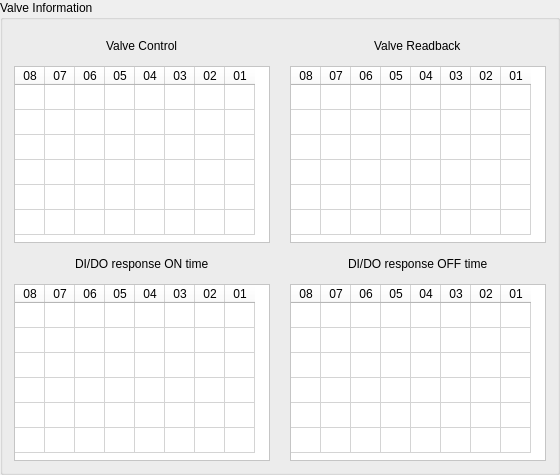
      <widget class="QGroupBox" name="groupBox_3">
       <property name="title">
        <string>Valve Information</string>
       </property>
       <layout class="QVBoxLayout" name="verticalLayout_2">
        <item>
         <layout class="QGridLayout" name="gridLayout_3" rowstretch="1,6,1,6" columnstretch="1,1">
          <property name="horizontalSpacing">
           <number>20</number>
          </property>
          <item row="0" column="0" alignment="Qt::AlignmentFlag::AlignHCenter">
           <widget class="QLabel" name="label_10">
            <property name="text">
             <string>Valve Control</string>
            </property>
           </widget>
          </item>
          <item row="0" column="1" alignment="Qt::AlignmentFlag::AlignHCenter">
           <widget class="QLabel" name="label_11">
            <property name="text">
             <string>Valve Readback</string>
            </property>
           </widget>
          </item>
          <item row="1" column="0">
           <widget class="QTableWidget" name="Valve_Control_TableWidget_2">
            <property name="layoutDirection">
             <enum>Qt::LayoutDirection::LeftToRight</enum>
            </property>
            <property name="styleSheet">
             <string notr="true">background-color: rgb(255, 255, 255);
border-color: rgb(0, 0, 0);</string>
            </property>
            <property name="sizeAdjustPolicy">
             <enum>QAbstractScrollArea::SizeAdjustPolicy::AdjustIgnored</enum>
            </property>
            <attribute name="horizontalHeaderCascadingSectionResizes">
             <bool>true</bool>
            </attribute>
            <attribute name="horizontalHeaderMinimumSectionSize">
             <number>20</number>
            </attribute>
            <attribute name="horizontalHeaderDefaultSectionSize">
             <number>30</number>
            </attribute>
            <attribute name="horizontalHeaderHighlightSections">
             <bool>true</bool>
            </attribute>
            <attribute name="verticalHeaderVisible">
             <bool>false</bool>
            </attribute>
            <attribute name="verticalHeaderCascadingSectionResizes">
             <bool>true</bool>
            </attribute>
            <attribute name="verticalHeaderMinimumSectionSize">
             <number>20</number>
            </attribute>
            <attribute name="verticalHeaderDefaultSectionSize">
             <number>25</number>
            </attribute>
            <row>
             <property name="text">
              <string>Valve 1 to 8</string>
             </property>
            </row>
            <row>
             <property name="text">
              <string>Valve 9 to 16</string>
             </property>
            </row>
            <row>
             <property name="text">
              <string>Valve 17 to 24</string>
             </property>
            </row>
            <row>
             <property name="text">
              <string>Valve 25 to 32</string>
             </property>
            </row>
            <row>
             <property name="text">
              <string>Valve 33 to 40</string>
             </property>
            </row>
            <row>
             <property name="text">
              <string>Valve 41 to 42</string>
             </property>
            </row>
            <column>
             <property name="text">
              <string>08</string>
             </property>
            </column>
            <column>
             <property name="text">
              <string>07</string>
             </property>
            </column>
            <column>
             <property name="text">
              <string>06</string>
             </property>
            </column>
            <column>
             <property name="text">
              <string>05</string>
             </property>
            </column>
            <column>
             <property name="text">
              <string>04</string>
             </property>
            </column>
            <column>
             <property name="text">
              <string>03</string>
             </property>
            </column>
            <column>
             <property name="text">
              <string>02</string>
             </property>
            </column>
            <column>
             <property name="text">
              <string>01</string>
             </property>
            </column>
           </widget>
          </item>
          <item row="1" column="1">
           <widget class="QTableWidget" name="Valve_Readback_TableWidget_2">
            <property name="layoutDirection">
             <enum>Qt::LayoutDirection::LeftToRight</enum>
            </property>
            <property name="styleSheet">
             <string notr="true">background-color: rgb(255, 255, 255);
border-color: rgb(0, 0, 0);</string>
            </property>
            <property name="sizeAdjustPolicy">
             <enum>QAbstractScrollArea::SizeAdjustPolicy::AdjustIgnored</enum>
            </property>
            <attribute name="horizontalHeaderCascadingSectionResizes">
             <bool>true</bool>
            </attribute>
            <attribute name="horizontalHeaderMinimumSectionSize">
             <number>20</number>
            </attribute>
            <attribute name="horizontalHeaderDefaultSectionSize">
             <number>30</number>
            </attribute>
            <attribute name="horizontalHeaderHighlightSections">
             <bool>true</bool>
            </attribute>
            <attribute name="verticalHeaderVisible">
             <bool>false</bool>
            </attribute>
            <attribute name="verticalHeaderCascadingSectionResizes">
             <bool>true</bool>
            </attribute>
            <attribute name="verticalHeaderMinimumSectionSize">
             <number>20</number>
            </attribute>
            <attribute name="verticalHeaderDefaultSectionSize">
             <number>25</number>
            </attribute>
            <row>
             <property name="text">
              <string>Valve 1 to 8</string>
             </property>
            </row>
            <row>
             <property name="text">
              <string>Valve 9 to 16</string>
             </property>
            </row>
            <row>
             <property name="text">
              <string>Valve 17 to 24</string>
             </property>
            </row>
            <row>
             <property name="text">
              <string>Valve 25 to 32</string>
             </property>
            </row>
            <row>
             <property name="text">
              <string>Valve 33 to 40</string>
             </property>
            </row>
            <row>
             <property name="text">
              <string>Valve 41 to 42</string>
             </property>
            </row>
            <column>
             <property name="text">
              <string>08</string>
             </property>
            </column>
            <column>
             <property name="text">
              <string>07</string>
             </property>
            </column>
            <column>
             <property name="text">
              <string>06</string>
             </property>
            </column>
            <column>
             <property name="text">
              <string>05</string>
             </property>
            </column>
            <column>
             <property name="text">
              <string>04</string>
             </property>
            </column>
            <column>
             <property name="text">
              <string>03</string>
             </property>
            </column>
            <column>
             <property name="text">
              <string>02</string>
             </property>
            </column>
            <column>
             <property name="text">
              <string>01</string>
             </property>
            </column>
           </widget>
          </item>
          <item row="2" column="0" alignment="Qt::AlignmentFlag::AlignHCenter">
           <widget class="QLabel" name="label_12">
            <property name="text">
             <string>DI/DO response ON time</string>
            </property>
           </widget>
          </item>
          <item row="2" column="1" alignment="Qt::AlignmentFlag::AlignHCenter">
           <widget class="QLabel" name="label_13">
            <property name="text">
             <string>DI/DO response OFF time</string>
            </property>
           </widget>
          </item>
          <item row="3" column="0">
           <widget class="QTableWidget" name="Response_On_Time_TableWidget_2">
            <property name="layoutDirection">
             <enum>Qt::LayoutDirection::LeftToRight</enum>
            </property>
            <property name="styleSheet">
             <string notr="true">background-color: rgb(255, 255, 255);
border-color: rgb(0, 0, 0);</string>
            </property>
            <property name="sizeAdjustPolicy">
             <enum>QAbstractScrollArea::SizeAdjustPolicy::AdjustIgnored</enum>
            </property>
            <attribute name="horizontalHeaderCascadingSectionResizes">
             <bool>true</bool>
            </attribute>
            <attribute name="horizontalHeaderMinimumSectionSize">
             <number>20</number>
            </attribute>
            <attribute name="horizontalHeaderDefaultSectionSize">
             <number>30</number>
            </attribute>
            <attribute name="horizontalHeaderHighlightSections">
             <bool>true</bool>
            </attribute>
            <attribute name="verticalHeaderVisible">
             <bool>false</bool>
            </attribute>
            <attribute name="verticalHeaderCascadingSectionResizes">
             <bool>true</bool>
            </attribute>
            <attribute name="verticalHeaderMinimumSectionSize">
             <number>20</number>
            </attribute>
            <attribute name="verticalHeaderDefaultSectionSize">
             <number>25</number>
            </attribute>
            <row>
             <property name="text">
              <string>Valve 1 to 8</string>
             </property>
            </row>
            <row>
             <property name="text">
              <string>Valve 9 to 16</string>
             </property>
            </row>
            <row>
             <property name="text">
              <string>Valve 17 to 24</string>
             </property>
            </row>
            <row>
             <property name="text">
              <string>Valve 25 to 32</string>
             </property>
            </row>
            <row>
             <property name="text">
              <string>Valve 33 to 40</string>
             </property>
            </row>
            <row>
             <property name="text">
              <string>Valve 41 to 42</string>
             </property>
            </row>
            <column>
             <property name="text">
              <string>08</string>
             </property>
            </column>
            <column>
             <property name="text">
              <string>07</string>
             </property>
            </column>
            <column>
             <property name="text">
              <string>06</string>
             </property>
            </column>
            <column>
             <property name="text">
              <string>05</string>
             </property>
            </column>
            <column>
             <property name="text">
              <string>04</string>
             </property>
            </column>
            <column>
             <property name="text">
              <string>03</string>
             </property>
            </column>
            <column>
             <property name="text">
              <string>02</string>
             </property>
            </column>
            <column>
             <property name="text">
              <string>01</string>
             </property>
            </column>
            <item row="0" column="0">
             <property name="text">
              <string/>
             </property>
            </item>
           </widget>
          </item>
          <item row="3" column="1">
           <widget class="QTableWidget" name="Response_Off_Time_TableWidget_2">
            <property name="layoutDirection">
             <enum>Qt::LayoutDirection::LeftToRight</enum>
            </property>
            <property name="styleSheet">
             <string notr="true">background-color: rgb(255, 255, 255);
border-color: rgb(0, 0, 0);</string>
            </property>
            <property name="sizeAdjustPolicy">
             <enum>QAbstractScrollArea::SizeAdjustPolicy::AdjustIgnored</enum>
            </property>
            <attribute name="horizontalHeaderCascadingSectionResizes">
             <bool>true</bool>
            </attribute>
            <attribute name="horizontalHeaderMinimumSectionSize">
             <number>20</number>
            </attribute>
            <attribute name="horizontalHeaderDefaultSectionSize">
             <number>30</number>
            </attribute>
            <attribute name="horizontalHeaderHighlightSections">
             <bool>true</bool>
            </attribute>
            <attribute name="verticalHeaderVisible">
             <bool>false</bool>
            </attribute>
            <attribute name="verticalHeaderCascadingSectionResizes">
             <bool>true</bool>
            </attribute>
            <attribute name="verticalHeaderMinimumSectionSize">
             <number>20</number>
            </attribute>
            <attribute name="verticalHeaderDefaultSectionSize">
             <number>25</number>
            </attribute>
            <row>
             <property name="text">
              <string>Valve 1 to 8</string>
             </property>
            </row>
            <row>
             <property name="text">
              <string>Valve 9 to 16</string>
             </property>
            </row>
            <row>
             <property name="text">
              <string>Valve 17 to 24</string>
             </property>
            </row>
            <row>
             <property name="text">
              <string>Valve 25 to 32</string>
             </property>
            </row>
            <row>
             <property name="text">
              <string>Valve 33 to 40</string>
             </property>
            </row>
            <row>
             <property name="text">
              <string>Valve 41 to 42</string>
             </property>
            </row>
            <column>
             <property name="text">
              <string>08</string>
             </property>
            </column>
            <column>
             <property name="text">
              <string>07</string>
             </property>
            </column>
            <column>
             <property name="text">
              <string>06</string>
             </property>
            </column>
            <column>
             <property name="text">
              <string>05</string>
             </property>
            </column>
            <column>
             <property name="text">
              <string>04</string>
             </property>
            </column>
            <column>
             <property name="text">
              <string>03</string>
             </property>
            </column>
            <column>
             <property name="text">
              <string>02</string>
             </property>
            </column>
            <column>
             <property name="text">
              <string>01</string>
             </property>
            </column>
           </widget>
          </item>
         </layout>
        </item>
       </layout>
      </widget>
